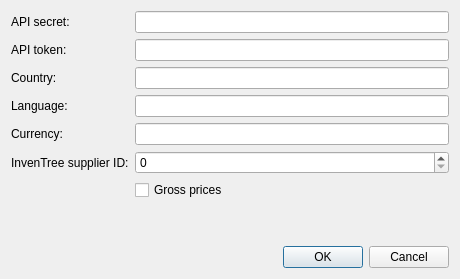
<?xml version="1.0" encoding="UTF-8"?>
<ui version="4.0">
 <class>TMESettingsDialog</class>
 <widget class="QDialog" name="TMESettingsDialog">
  <property name="geometry">
   <rect>
    <x>0</x>
    <y>0</y>
    <width>460</width>
    <height>279</height>
   </rect>
  </property>
  <property name="windowTitle">
   <string>TME settings</string>
  </property>
  <layout class="QVBoxLayout" name="verticalLayout">
   <item>
    <layout class="QFormLayout" name="formLayout">
     <item row="0" column="0">
      <widget class="QLabel" name="labelSecret">
       <property name="text">
        <string>API secret:</string>
       </property>
      </widget>
     </item>
     <item row="0" column="1">
      <widget class="QLineEdit" name="lineEditSecret">
       <property name="echoMode">
        <enum>QLineEdit::Password</enum>
       </property>
      </widget>
     </item>
     <item row="1" column="0">
      <widget class="QLabel" name="labelToken">
       <property name="text">
        <string>API token:</string>
       </property>
      </widget>
     </item>
     <item row="1" column="1">
      <widget class="QLineEdit" name="lineEditToken">
       <property name="echoMode">
        <enum>QLineEdit::Password</enum>
       </property>
      </widget>
     </item>
     <item row="2" column="0">
      <widget class="QLabel" name="labelCountry">
       <property name="text">
        <string>Country:</string>
       </property>
      </widget>
     </item>
     <item row="2" column="1">
      <widget class="QLineEdit" name="lineEditCountry"/>
     </item>
     <item row="3" column="0">
      <widget class="QLabel" name="labelLanguage">
       <property name="text">
        <string>Language:</string>
       </property>
      </widget>
     </item>
     <item row="3" column="1">
      <widget class="QLineEdit" name="lineEditLanguage"/>
     </item>
     <item row="4" column="0">
      <widget class="QLabel" name="labelCurrency">
       <property name="text">
        <string>Currency:</string>
       </property>
      </widget>
     </item>
     <item row="4" column="1">
      <widget class="QLineEdit" name="lineEditCurrency"/>
     </item>
     <item row="5" column="0">
      <widget class="QLabel" name="labelInvenTreeSupplierId">
       <property name="text">
        <string>InvenTree supplier ID:</string>
       </property>
      </widget>
     </item>
     <item row="5" column="1">
      <widget class="QSpinBox" name="spinBoxInvenTreeSupplierId">
       <property name="maximum">
        <number>10000000</number>
       </property>
      </widget>
     </item>
     <item row="6" column="1">
      <widget class="QCheckBox" name="checkBoxGrossPrices">
       <property name="text">
        <string>Gross prices</string>
       </property>
      </widget>
     </item>
    </layout>
   </item>
   <item>
    <widget class="QDialogButtonBox" name="buttonBox">
     <property name="orientation">
      <enum>Qt::Horizontal</enum>
     </property>
     <property name="standardButtons">
      <set>QDialogButtonBox::Cancel|QDialogButtonBox::Ok</set>
     </property>
    </widget>
   </item>
  </layout>
 </widget>
 <resources/>
 <connections/>
</ui>
